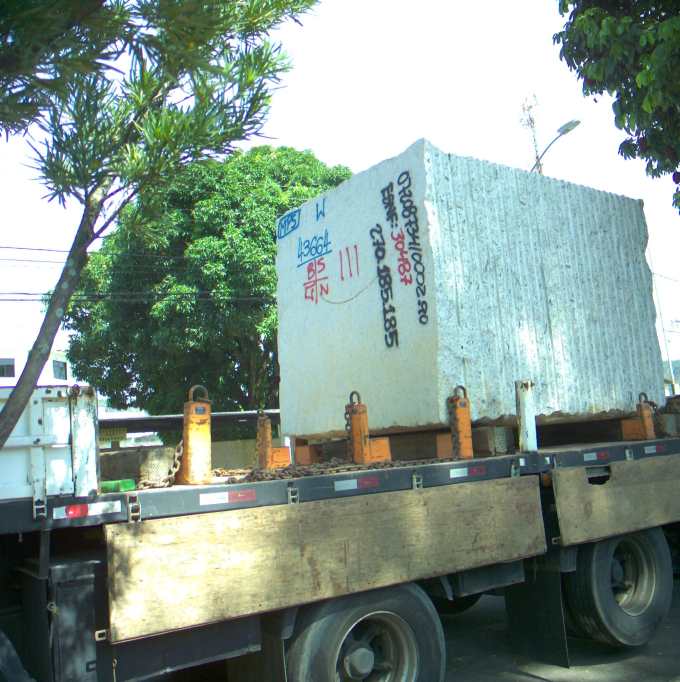
#> input picture assets/img/270_left.jpg, 2040 x 2046 px (shown at 1/3 size)
$ python main.py
#> lines starting #> are read from the running program, lines starting #| are printed output that depends on the picture; long printed decimals are rounded
# TRABALHO 2 DE VISÃO COMPUTACIONAL
# Nome:

# Importa as bibliotecas necessárias
# Acrescente qualquer outra que quiser
import random
import numpy as np
import matplotlib.pyplot as plt
import math
import cv2 as cv

#########################################################################################################################
#
# Retirado do exercise_homography02.ipynb
def my_dlt(pts1,pts2):
    """
        Estima a matriz de homografia utilizando o algoritmo Direct Linear Transform (DLT).

        Parâmetros:
        pts1 : Conjunto de N pontos da primeira imagem, representados em coordenadas homogêneas.
        pts2 : Conjunto de N pontos correspondentes na segunda imagem, também em coordenadas homogêneas.

        Retorno:
        H_matrix : Matriz de homografia estimada que transforma os pontos de pts1 para pts2.
    """
    # Compute matrix A
    npoints = pts1.shape[1]
    A = np.zeros((3*npoints, 9))

    for k in range(npoints):
        A[3*k,3:6] = -pts2[2,k]*pts1[:,k]
        A[3*k,6:9] = pts2[1,k]*pts1[:,k]

        A[3*k+1,0:3] = pts2[2,k]*pts1[:,k]
        A[3*k+1,6:9] = -pts2[0,k]*pts1[:,k]

        A[3*k+2,0:3] = -pts2[1,k]*pts1[:,k]
        A[3*k+2,3:6] = pts2[0,k]*pts1[:,k]

    U,S,Vt = np.linalg.svd(A)
    h = Vt[-1]
    H_matrix = np.reshape(h,(3,3))

    return H_matrix
#
########################################################################################################################
#
#Retirado do exercise_homography02.ipynb
def my_homography(pts1,pts2):
    """
    Estima a matriz de homografia entre dois conjuntos de pontos correspondentes,
    aplicando normalização para melhor precisão numérica e utilizando o algoritmo DLT.

    Parâmetros:
    pts1 : Conjunto de N pontos da primeira imagem, representados em coordenadas cartesianas (x, y).
    pts2 : Conjunto de N pontos correspondentes na segunda imagem, também em coordenadas cartesianas.

    Retorno:
    H : Matriz de homografia estimada que transforma os pontos de pts1 para pts2.
    """
    # Normalize points => homogenia
    pts1 = np.hstack((pts1, np.ones((pts1.shape[0], 1)))).T
    pts2 = np.hstack((pts2, np.ones((pts2.shape[0], 1)))).T

    T1, norm_pts1 = normalize_points(pts1)
    T2, norm_pts2 = normalize_points(pts2)

    # Perform DLT and obtain normalized matrix
    H = my_dlt(norm_pts1,norm_pts2)

    # Denormalize the homography matrix
    H = np.linalg.inv(T2) @ H @ T1

    return H
########################################################################################################################
#
#Retirado do exercise_homography02.ipynb
def normalize_points(points):
    """
    Normaliza um conjunto de pontos em coordenadas homogêneas para melhorar a estabilidade numérica
    em cálculos geométricos, como na estimação de homografias.

    Parâmetros:
    points :  Matriz contendo N pontos em coordenadas homogêneas (x, y, 1), organizados em colunas.

    Retorno:
    T : Matriz de transformação que normaliza os pontos através de uma translação para o centróide
        e um escalonamento para uma média de distância √2.
    norm_pts : Conjunto de pontos normalizados obtidos após a aplicação da matriz de transformação T.
    """
    centroid =np.mean (points[0:2,:], axis=1)
    # print("centroid:",centroid.reshape(2,1))

    # Calculate the average distance of the points having the centroid as origin
    distance =np.linalg.norm(points[0:2,:] - centroid.reshape(2,1), axis=0)
    # print("distance:",distance)

    avg_distance = np.mean(distance)
    # print("avg_distance:",avg_distance)

    scale = np.sqrt(2) / avg_distance
    # print("scale",scale)

    # Define the normalization matrix (similar transformation)
    T =  np.array([[scale, 0, -scale*centroid[0]], [0, scale, -scale*centroid[1]], [0,0,1]])
    # print("T:",T)

    norm_pts  =  T @ points
    # print("norm_pts:",norm_pts)

    return T, norm_pts
#
########################################################################################################################
def ransac(pts1,pts2,dis_threshold,p,e,s,N):
    """
    Implementa o algoritmo RANSAC para estimar uma matriz de homografia robusta,
    lidando com correspondências ruidosas ou outliers nos pontos de entrada.

    Parâmetros:
    pts1 : Conjunto de pontos da primeira imagem.
    pts2 : Conjunto de pontos correspondentes na segunda imagem.
    dis_threshold : Limite de erro para considerar um ponto como inlier.
    p : Probabilidade desejada de encontrar um modelo livre de outliers.
    e : Proporção estimada de outliers nos dados.
    s : Número mínimo de pontos necessários para estimar a homografia (normalmente 4 ou 8).
    N : Número máximo de iterações permitidas.

    Retorno:
    H : Matriz de homografia estimada.
    pts1_in : Conjunto de pontos inliers da primeira imagem.
    pts2_in :  Conjunto de pontos inliers da segunda imagem.
    """
    #determinação dos parametros do RANSAC
    pts1 = np.squeeze(pts1)
    pts2 = np.squeeze(pts2)

# Agora você pode concatenar com np.ones
    pts2_homo = np.concatenate((pts2, np.ones((pts2.shape[0], 1))), axis=1)
    pts1_homo = np.concatenate((pts1, np.ones((pts1.shape[0], 1))), axis=1)

    # Transformando os pontos em homogeneos
    #pts2_homo = np.concatenate((pts2,np.ones((pts2.shape[0],1))),axis=1)
    #pts1_homo = np.concatenate((pts1,np.ones((pts1.shape[0],1))),axis=1)

    #valor de T
    T = round(pts1.shape[0]*(1-e))
    print("RANSAC (parametros): Maximo de interacoes: ",int(N),"|| Limiar T (numero de inliers) = ",T)

    inliers = np.array([])
    Hfinal = None

    # melhor erro
    best_error = np.inf

    # para um subset
    for n in range(0,round(N)):

        # Passo 1 - Selecione aleatoriamente um c
        # onjunto de s amostras

        # criar uma lista de index aleatório
        list = random.sample(range(0,len(pts1)), s)

        # Sorteia aleatoriamente "s" amostras do conjunto de pares de pontos pts1 e pts2
        # Vetor que vai receber os 8 pontos aleatórios
        pts1_random = np.zeros((len(list),pts1.shape[1]))
        pts2_random = np.zeros((len(list),pts2.shape[1]))
        i = 0

        # os vetores receberão os valores aleatórios
        for indice in list:
            pts1_random[i,:] = pts1[indice,:]
            pts2_random[i,:] = pts2[indice,:]
            i += 1


        # Usa as amostras para estimar uma homografia usando o DTL Normalizado
        H = my_homography(pts1_random, pts2_random)

        # Passo 3 - Calcular o erro associado
        # Erro de transferência simetrico

        #calcular os pontos preditos pelo modelo
        pts1_predicted = np.dot(np.linalg.inv(H),pts2_homo.T).T

        #deixar o ultimo valor igual a 1
        pts1_predicted[:,0]/= pts1_predicted[:,-1]
        pts1_predicted[:,1]/= pts1_predicted[:,-1]
        pts1_predicted[:,2]/= pts1_predicted[:,-1]

        pts2_predicted = np.dot(H,pts1_homo.T).T
        pts2_predicted[:,0]/= pts2_predicted[:,-1]
        pts2_predicted[:,1]/= pts2_predicted[:,-1]
        pts2_predicted[:,2]/= pts2_predicted[:,-1]


        # simetrica (perda e custo total)
        src_loss = np.linalg.norm(pts1_predicted - pts1_homo, axis=1)
        dst_loss = np.linalg.norm(pts2_predicted - pts2_homo, axis=1)
        cost = src_loss + dst_loss


        # numero de amostras que estão abaixo do erro maximo
        new_inliers =  np.where(cost<dis_threshold)[0]

        #caso o numero de inliers aumente atualiza os inliers e H
        if new_inliers.shape[0]>inliers.shape[0]:
            inliers = new_inliers.copy()
            best_error = np.median(cost)


        # verificar os critérios de parada


        if inliers.shape[0] >= T:
            print("Quantidade de inliers minimos atingidos= ", inliers.shape[0])
            break

    print("RANSAC (resultado): Numero de épocas:",n+1,"|| Melhor erro:", best_error,
            "|| Número de inliers:", inliers.shape[0],'\n')

    # Terminado o processo iterativo
    # Estima a homografia final H usando todos os inliers selecionados.

    H = my_homography(pts1[inliers,:], pts2[inliers,:])
    pts1_in = pts1[inliers,:]
    pts2_in = pts2[inliers,:]
    return H, pts1_in, pts2_in
#
#
########################################################################################################################

# Exemplo de Teste da função de homografia usando o SIFT


MIN_MATCH_COUNT = 10
img1 = cv.imread('./assets/img/270_left.jpg', 0)   # queryImage
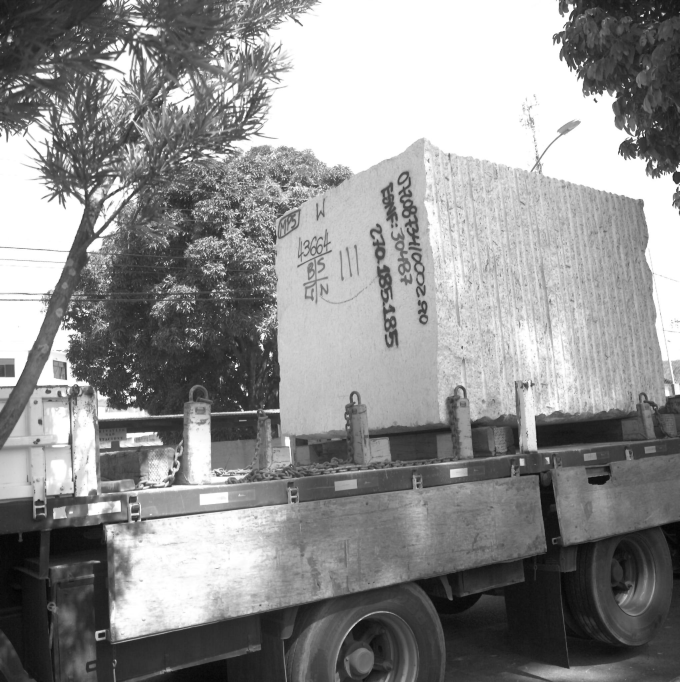
#> img1: shape (2046, 2040) (shown at 1/3 size); min 1, max 255, mean 143
img2 = cv.imread('./assets/img/270_right.jpg', 0)        # trainImage
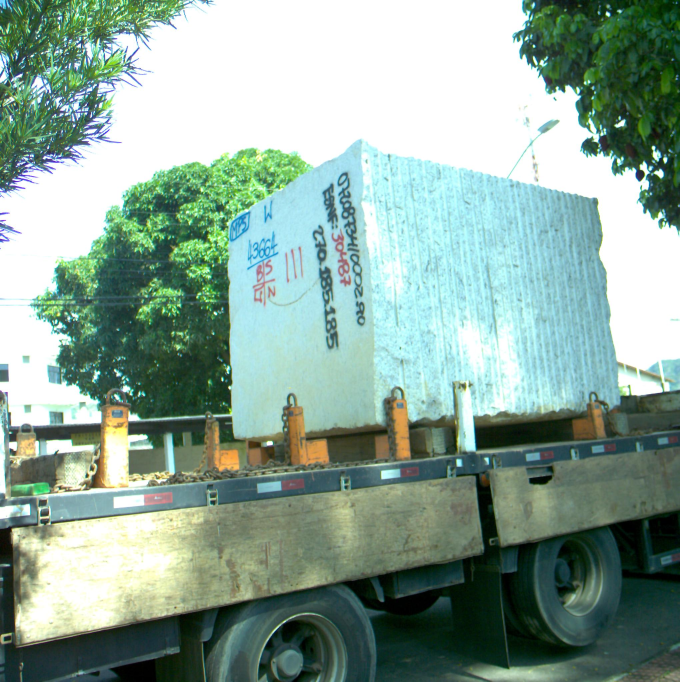
#> input picture assets/img/270_right.jpg, 2040 x 2046 px (shown at 1/3 size)
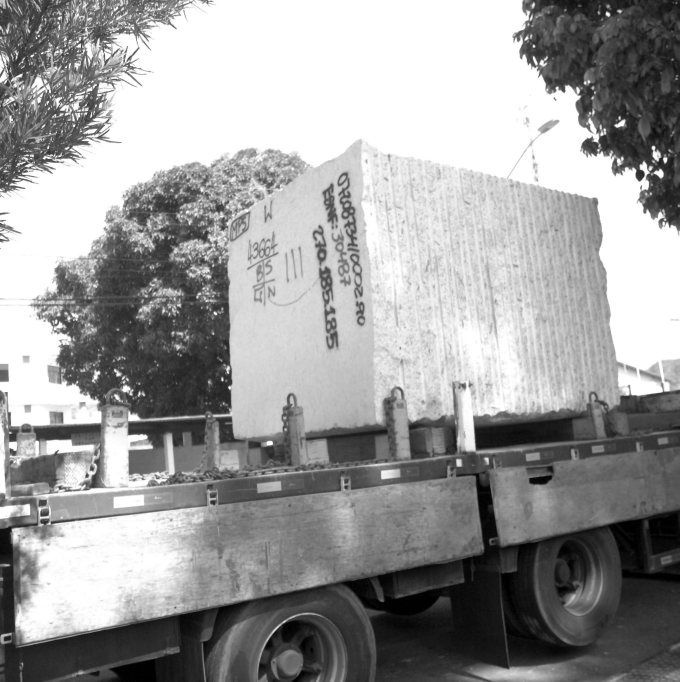
#> img2: shape (2046, 2040) (shown at 1/3 size); min 0, max 255, mean 156.7

# Inicialização do SIFT
sift = cv.SIFT_create()

kp1, des1 = sift.detectAndCompute(img1, None)
#> kp1 = 20841 keypoints; strongest (x, y, size): (1969, 367, 3.8), (1930, 67, 3.8), (659, 998, 2.9), (1896, 284, 3.4)
kp2, des2 = sift.detectAndCompute(img2, None)
#> kp2 = 11877 keypoints; strongest (x, y, size): (1980, 521, 15.6), (1823, 42, 8.7), (1996, 480, 9.3), (1960, 443, 7.4)


# FLANN
FLANN_INDEX_KDTREE = 1
index_params = dict(algorithm=FLANN_INDEX_KDTREE, trees=5)
search_params = dict(checks=50)
flann = cv.FlannBasedMatcher(index_params, search_params)
matches = flann.knnMatch(des1, des2, k=2)
#> matches = 20841 matches

good = []
for m, n in matches:
    if m.distance < 0.75 * n.distance:
        good.append(m)
#> after the loop, good = 1753 matches

if len(good) > MIN_MATCH_COUNT:
    src_pts = np.float32([ kp1[m.queryIdx].pt for m in good ]).reshape(-1, 1, 2)
#> src_pts = 1753 rows, first 8: [23.48, 117.1], [33.67, 1288.6], [41.3, 1077.2], [44.51, 1154.6], [65.67, 884], [72.54, 409.6], [92.01, 1052], [105.9, 1020.6]
    dst_pts = np.float32([ kp2[m.trainIdx].pt for m in good ]).reshape(-1, 1, 2)
#> dst_pts = 1753 rows, first 8: [1620.3, 2000.1], [1637.8, 370.1], [22.97, 1093.9], [943.9, 499], [332.6, 276.2], [1921, 558.2], [610.7, 1307.7], [1840.9, 970.4]

    # =============================================================================
    # RANSAC
    # =============================================================================
    p = 0.99
    e = 0.2 # (80%)

    dis_threshold = np.max([0.01*(np.sqrt(img2.shape[0]**2+img2.shape[1]**2)),1])
#> dis_threshold = 28.89

    # Conjunto de amostras
    s = 8
    # N
    # N = 10000

    N = 1024

    H_RANSAC,src_in,dst_in = ransac(src_pts,dst_pts,dis_threshold,p,e,s,N)
#> in ransac, `pts1 = np.squeeze(pts1)`: pts1 = 1753 pairs, first value 23.48 to 2019.6, second value 12.4 to 2035.6
#> in ransac, `pts2 = np.squeeze(pts2)`: pts2 = 1753 pairs, first value 9.02 to 2033.5, second value 4.98 to 2038.2
#> in ransac, `pts2_homo = np.concatenate((pts2, np.ones((pts2.shape[0], 1))), axis=1)`: pts2_homo = 1753 rows, first 8: [1620.3, 2000.1, 1], [1637.8, 370.1, 1], [22.97, 1093.9, 1], [943.9, 499, 1], [332.6, 276.2, 1], [1921, 558.2, 1], [610.7, 1307.7, 1], [1840.9, 970.4, 1]
#> in ransac, `pts1_homo = np.concatenate((pts1, np.ones((pts1.shape[0], 1))), axis=1)`: pts1_homo = 1753 rows, first 8: [23.48, 117.1, 1], [33.67, 1288.6, 1], [41.3, 1077.2, 1], [44.51, 1154.6, 1], [65.67, 884, 1], [72.54, 409.6, 1], [92.01, 1052, 1], [105.9, 1020.6, 1]
#| RANSAC (parametros): Maximo de interacoes:  1024 || Limiar T (numero de inliers) =  1402
#> the loop in ransac, `for n in range(0,round(N)):` made 1024 passes
#> (list, T1 in my_homography, T2 in my_homography, best_error) on passes 2 to 3: ([829, 1605, 1699, 621, 976, 733, 1194, 447], [[0.00325, 0, -3.81], [0, 0.00325, -2.22], [0, 0, 1]], [[0.00363, 0, -3.95], [0, 0.00363, -2.52], [0, 0, 1]], 282), ([1033, 285, 577, 286, 1547, 194, 1266, 1637], [[0.00225, 0, -2.35], [0, 0.00225, -2.32], [0, 0, 1]], [[0.0023, 0, -2.04], [0, 0.0023, -2.38], [0, 0, 1]], 78.69)
#> (list, T1 in my_homography, T2 in my_homography) on passes 1, 4: ([1729, 788, 1552, 861, 82, 530, 1047, 995], [[0.00246, 0, -2.75], [0, 0.00246, -2.09], [0, 0, 1]], [[0.00251, 0, -1.87], [0, 0.00251, -2.15], [0, 0, 1]]), ([513, 1090, 1444, 1659, 1232, 300, 635, 202], [[0.00213, 0, -2.27], [0, 0.00213, -1.98], [0, 0, 1]], [[0.0022, 0, -2.05], [0, 0.0022, -2.07], [0, 0, 1]])
#| RANSAC (resultado): Numero de épocas: 1024 || Melhor erro: 22.705 || Número de inliers: 1007
    M = H_RANSAC

    img4 = cv.warpPerspective(img1, M, (img2.shape[1], img2.shape[0]))
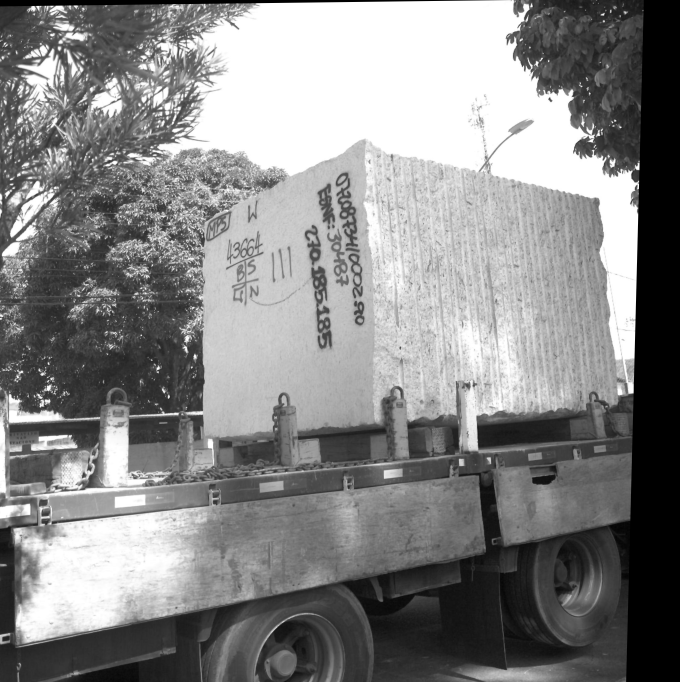
#> img4: shape (2046, 2040) (shown at 1/3 size); min 0, max 255, mean 134.6

else:
    print("Not enough matches are found - {}/{}".format(len(good), MIN_MATCH_COUNT))
    matchesMask = None

draw_params = dict(matchColor = (0,255,0), # draw matches in green color
                   singlePointColor = None,
                   flags = 2)
img3 = cv.drawMatches(img1, kp1, img2, kp2, good, None, **draw_params)
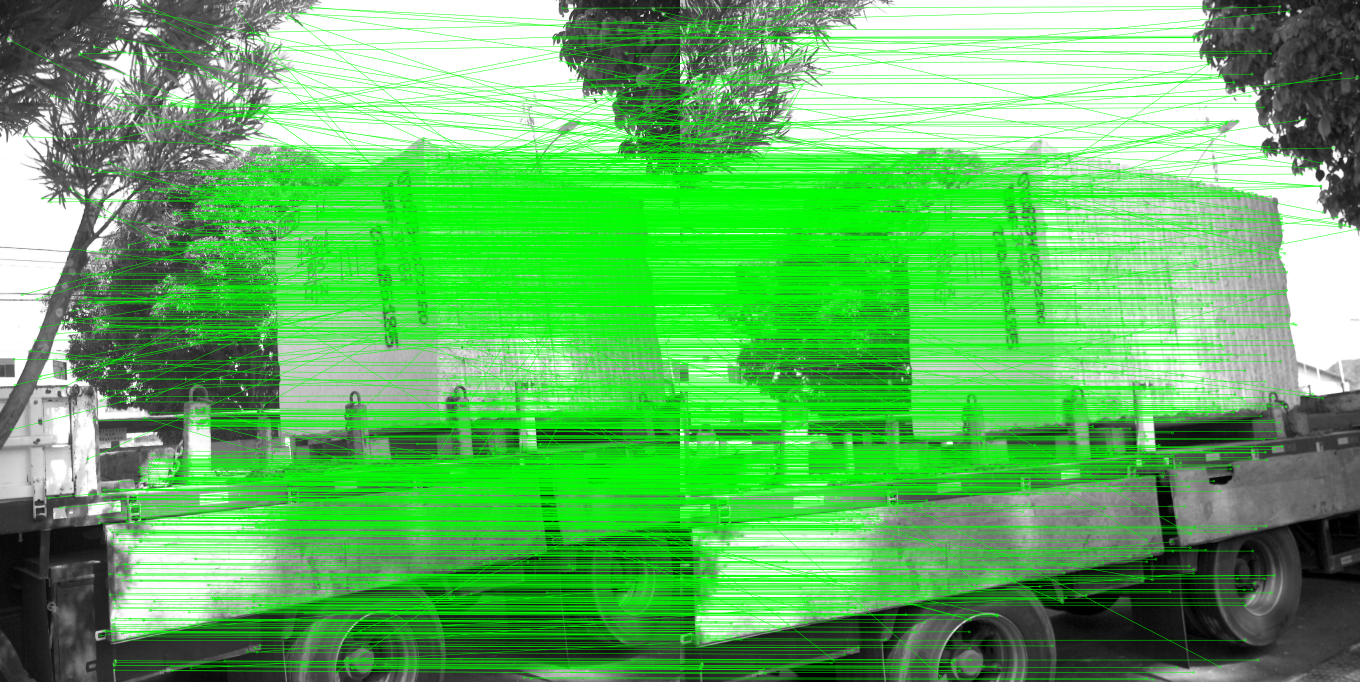
#> img3: shape (2046, 4080, 3) (shown at 1/3 size); mean of channels 0, 1, 2 98.6, 181.5, 98.6; drawn as B, G, R

fig, axs = plt.subplots(2, 2, figsize=(30, 15))
fig.add_subplot(2, 2, 3)
plt.title('Analisando os pontos correspondentes')
plt.imshow(img3, 'gray')

fig.add_subplot(2, 2, 1)
plt.title('Primeira imagem')
plt.imshow(img1, 'gray')

fig.add_subplot(2, 2, 2)
plt.title('Segunda imagem')
plt.imshow(img2, 'gray')

fig.add_subplot(2, 2, 4)
plt.title('Primeira imagem após transformação')
plt.imshow(img4, 'gray')
plt.show()

########################################################################################################################
